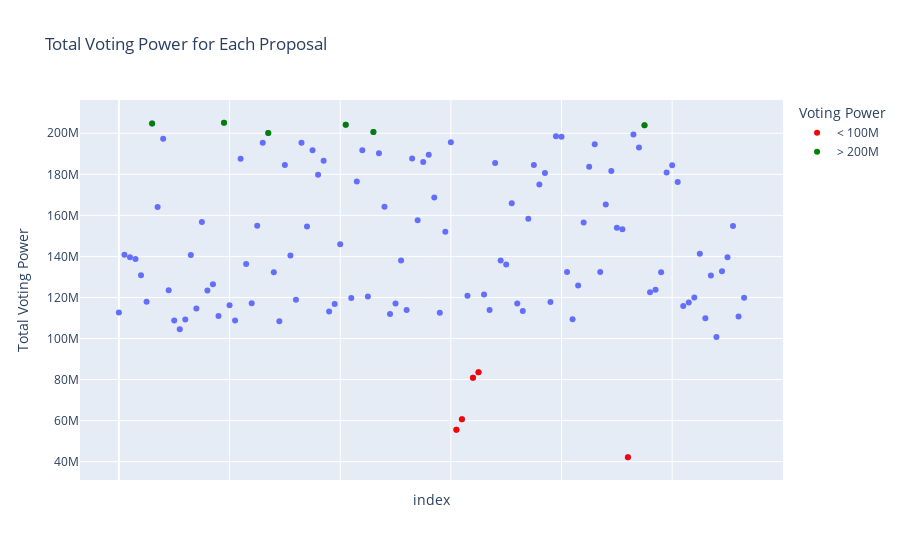

The notebook cell this image was saved under:
### Code cell
# Create a scatter plot of the total voting power for each proposal
fig = px.scatter(df2, y='total_voting_power', title='Total Voting Power for Each Proposal', hover_data={'proposal_title': True})

# Define the legend labels and colors
legend_labels = ['< 100M', '> 200M']
colors = ['red', 'green']
thresholds = [100_000_000, 200_000_000]

# Loop through legend labels and colors to create scatter traces
for label, color, threshold in zip(legend_labels, colors, thresholds):
    if label.startswith('>'):
        filtered_data = df2[df2['total_voting_power'] > threshold]
    else:
        filtered_data = df2[df2['total_voting_power'] < threshold]
    fig.add_scatter(x=filtered_data.index, y=filtered_data['total_voting_power'], mode='markers', 
                    marker=dict(color=color), name=label, legendgroup=label)

fig.update_layout(yaxis_title='Total Voting Power',
                  legend_title='Voting Power')

fig.update_xaxes(showticklabels=False)
fig.update_yaxes(tickvals=list(range(0, int(df2['total_voting_power'].max()) + 20_000_000, 20_000_000)))

fig.show()
fig.write_html(r'Graphs\scatter-plot-proposals.html')

### Figure 1 — Plotly figure (JSON) as saved in the notebook; plotly's stock layout.template omitted (floating-point values rounded to 4 significant figures)
{"data": [{"customdata": [["0xGen STIP Proposal - Round 1"], ["AIP 1.05: Return 700M $ARB to the DAO Treasury [REAL]"], ["AIP-1.1 - Lockup, Budget, Transparency"], ["AIP-1.2 - Foundation and DAO Governance"], ["AIP-1: Arbitrum Improvement Proposal Framework"], ["ALAYA STIP Proposal - Round 1"], ["Abracadabra DAO STIP Proposal - Round 1"], ["Accelerating Arbitrum - leveraging Camelot as an ecosystem hub to support native builders"], ["Angle Protocol STIP Proposal - Round 1"], ["ApolloX STIP Proposal - Round 1"], ["Arbidex STIP Proposal - Round 1"], ["Arbitrum DAO Grants - Delegated Domain Allocation by Questbook"], ["Archi Finance STIP Proposal - Round 1"], ["Arrakis Finance STIP Proposal - Round 1"], ["Artichoke Protocol STIP Proposal - Round 1"], ["Balancer DAO STIP Proposal - Round 1"], ["Beefy STIP Proposal - Round 1"], ["CRYPTEX STIP Proposal - Round 1"], ["CVI STIP Proposal - Round 1"], ["Camelot STIP Proposal - Round 1"], ["Chronos Finance STIP Proposal - Round 1"], ["Cian STIP Proposal - Round 1"], ["Consolidate Security Proposals into a RFP Process"], ["Curve STIP Proposal - Round 1"], ["D2.finance STIP Proposal - Round 1"], ["DefiEdge STIP Proposal - Round 1"], ["Dolomite STIP Proposal - Round 1"], ["Dopex STIP Proposal - Round 1"], ["Equilibria STIP Proposal - Round 1"], ["Florence Finance STIP Proposal - Round 1"], ["Frax Finance STIP Proposal - Round 1"], ["Furucombo STIP Proposal - Round 1"], ["GMD Ecosystem STIP Proposal - Round 1"], ["GMX STIP Proposal - Round 1"], ["Gains Network STIP Proposal - Round 1"], ["Galxe STIP Proposal - Round 1"], ["Gamma STIP Proposal - Round 1"], ["Good Entry STIP Proposal - Round 1"], ["Guru Network STIP Proposal - Round 1"], ["HMX STIP Proposal - Round 1"], ["JOJO Exchange STIP Proposal - Round 1"], ["Jones DAO STIP Proposal - Round 1"], ["KeplerHomes STIP Proposal - Round 1"], ["KyberSwap STIP Proposal - Round 1"], ["LODESTAR FINANCE STIP Proposal - Round 1"], ["LOGX STIP Proposal - Round 1"], ["Lido STIP Proposal - Round 1"], ["MUX Protocol STIP Proposal - Round 1"], ["Magpie, Penpie, Radpie, Campie STIP Proposal - Round 1"], ["Modular Wallet STIP Proposal - Round 1"], ["NFTEarth STIP Proposal - Round 1"], ["Notional STIP Proposal - Round 1"], ["OmniBTC STIP Proposal - Round 1"], ["OpenOcean STIP Proposal - Round 1"], ["PancakeSwap STIP Proposal - Round 1"], ["Pendle STIP Proposal - Round 1"], ["Perennial Finance STIP Proposal - Round 1"], ["Premia STIP Proposal - Round 1"], ["Prime Protocol STIP Proposal - Round 1"], ["Procurement Framework | Security : Non-Constitutional Proposal"], ["Proposal to Backfund Successful STIP Proposals"], ["Proposal to onboard Matrixed.Link as a validator for Arbitrum"], ["Proposal: Activate support for account abstraction endpoint on One and Nova"], ["Proposal: Building the Future of NFTs: The Rarible Protocol - Arbitrum Integration Proposal [REVISED]"], ["Proposal: Security Council Elections Proposed Implementation Spec"], ["Proposal: Update Security Council Election Start Date to Ensure Time for Security Audit"], ["QiDao STIP Proposal - Round 1"], ["Quadrat STIP Proposal - Round 1"], ["RADIANT STIP Proposal - Round 1"], ["RAMSES STIP Proposal - Round 1"], ["REALM STIP Proposal - Round 1"], ["RabbitHole STIP Proposal - Round 1"], ["Range Protocol STIP Proposal - Round 1"], ["Relay Chain: James Bot STIP Proposal - Round 1"], ["Rodeo Finance STIP Proposal - Round 1"], ["Rysk STIP Proposal - Round 1"], ["Sanko GameCorp STIP Proposal - Round 1"], ["Savvy STIP Proposal - Round 1"], ["Shell Protocol STIP Proposal - Round 1"], ["Silo Finance STIP Proposal - Round 1"], ["Socket STIP Proposal - Round 1"], ["Solv Protocol STIP Proposal - Round 1"], ["SpartaDEX STIP Proposal - Round 1"], ["StakeDAO STIP Proposal - Round 1"], ["Stargate Finance STIP Proposal - Round 1"], ["Stella STIP Proposal - Round 1"], ["Synapse Protocol STIP Proposal - Round 1"], ["TIDE STIP Proposal - Round 1"], ["Tales of Elleria STIP Proposal - Round 1"], ["Tally STIP Proposal - Round 1"], ["Thales STIP Proposal - Round 1"], ["Thetanuts STIP Proposal - Round 1"], ["Time Management in ArbitrumÃÂÃÂ¢ÃÂÃÂÃÂÃÂs Governance"], ["Timeswap STIP Proposal - Round 1"], ["Trader Joe STIP Proposal - Round 1"], ["Umami STIP Proposal - Round 1"], ["UniDex STIP Proposal - Round 1"], ["Vaultka STIP Proposal - Round 1"], ["Vela Exchange STIP Proposal - Round 1"], ["Vertex Protocol STIP Proposal - Round 1"], ["WINR Protocol STIP Proposal - Round 1"], ["WOOFi STIP Proposal - Round 1"], ["Webacy STIP Proposal - Round 1"], ["Wombat Exchange STIP Proposal - Round 1"], ["Wombex Finance STIP Proposal - Round 1"], ["Wormhole STIP Proposal - Round 1"], ["XY STIP Proposal - Round 1"], ["ZKasino STIP Proposal - Round 1"], ["[Non-Constitutional] Fund the Arbitrum Grants Framework Proposal Milestone 1"], ["[Non-Constitutional]: Arbitrum Stable Treasury Endowment Program"], ["dForce STIP Proposal - Round 1"], ["iZUMi STIP Proposal - Round 1"], ["tBTC STIP Proposal - Round 1"], ["unshETH STIP Proposal - Round 1"]], "hovertemplate": "index=%{x}<br>total_voting_power=%{y}<br>proposal_title=%{customdata[0]}<extra></extra>", "legendgroup": "", "marker": {"color": "#636efa", "symbol": "circle"}, "mode": "markers", "name": "", "orientation": "v", "showlegend": false, "type": "scatter", "x": [0, 1, 2, 3, 4, 5, 6, 7, 8, 9, 10, 11, 12, 13, 14, 15, 16, 17, 18, 19, 20, 21, 22, 23, 24, 25, 26, 27, 28, 29, 30, 31, 32, 33, 34, 35, 36, 37, 38, 39, 40, 41, 42, 43, 44, 45, 46, 47, 48, 49, 50, 51, 52, 53, 54, 55, 56, 57, 58, 59, 60, 61, 62, 63, 64, 65, 66, 67, 68, 69, 70, 71, 72, 73, 74, 75, 76, 77, 78, 79, 80, 81, 82, 83, 84, 85, 86, 87, 88, 89, 90, 91, 92, 93, 94, 95, 96, 97, 98, 99, 100, 101, 102, 103, 104, 105, 106, 107, 108, 109, 110, 111, 112, 113], "xaxis": "x", "y": [112700000.0, 140900000.0, 139600000.0, 138800000.0, 130900000.0, 118000000.0, 204800000.0, 164100000.0, 197300000.0, 123500000.0, 108800000.0, 104500000.0, 109200000.0, 140800000.0, 114600000.0, 156800000.0, 123400000.0, 126400000.0, 110900000.0, 205100000.0, 116200000.0, 108800000.0, 187500000.0, 136300000.0, 117200000.0, 154900000.0, 195400000.0, 200100000.0, 132300000.0, 108400000.0, 184600000.0, 140500000.0, 118900000.0, 195400000.0, 154500000.0, 191800000.0, 179700000.0, 186600000.0, 113200000.0, 116800000.0, 145900000.0, 204100000.0, 119700000.0, 176600000.0, 191700000.0, 120500000.0, 200700000.0, 190300000.0, 164200000.0, 111900000.0, 117100000.0, 138000000.0, 113900000.0, 187700000.0, 157600000.0, 186000000.0, 189500000.0, 168700000.0, 112600000.0, 152000000.0, 195600000.0, 55580000.0, 60700000.0, 120800000.0, 80920000.0, 83550000.0, 121500000.0, 113900000.0, 185500000.0, 138000000.0, 136000000.0, 165900000.0, 117000000.0, 113400000.0, 158400000.0, 184500000.0, 175100000.0, 180600000.0, 117800000.0, 198600000.0, 198300000.0, 132400000.0, 109400000.0, 125800000.0, 156600000.0, 183700000.0, 194700000.0, 132500000.0, 165300000.0, 181600000.0, 154000000.0, 153200000.0, 42150000.0, 199500000.0, 193000000.0, 203900000.0, 122500000.0, 123700000.0, 132300000.0, 180900000.0, 184400000.0, 176200000.0, 115800000.0, 117500000.0, 120000000.0, 141300000.0, 109800000.0, 130600000.0, 100700000.0, 132700000.0, 139600000.0, 154800000.0, 110700000.0, 119900000.0], "yaxis": "y"}, {"legendgroup": "< 100M", "marker": {"color": "red"}, "mode": "markers", "name": "< 100M", "type": "scatter", "x": [61, 62, 64, 65, 92], "y": [55580000.0, 60700000.0, 80920000.0, 83550000.0, 42150000.0]}, {"legendgroup": "> 200M", "marker": {"color": "green"}, "mode": "markers", "name": "> 200M", "type": "scatter", "x": [6, 19, 27, 41, 46, 95], "y": [204800000.0, 205100000.0, 200100000.0, 204100000.0, 200700000.0, 203900000.0]}], "layout": {"legend": {"title": {"text": "Voting Power"}, "tracegroupgap": 0}, "title": {"text": "Total Voting Power for Each Proposal"}, "xaxis": {"anchor": "y", "domain": [0, 1], "showticklabels": false, "title": {"text": "index"}}, "yaxis": {"anchor": "x", "domain": [0, 1], "tickvals": [0, 20000000, 40000000, 60000000, 80000000, 100000000, 120000000, 140000000, 160000000, 180000000, 200000000, 220000000], "title": {"text": "Total Voting Power"}}}}
